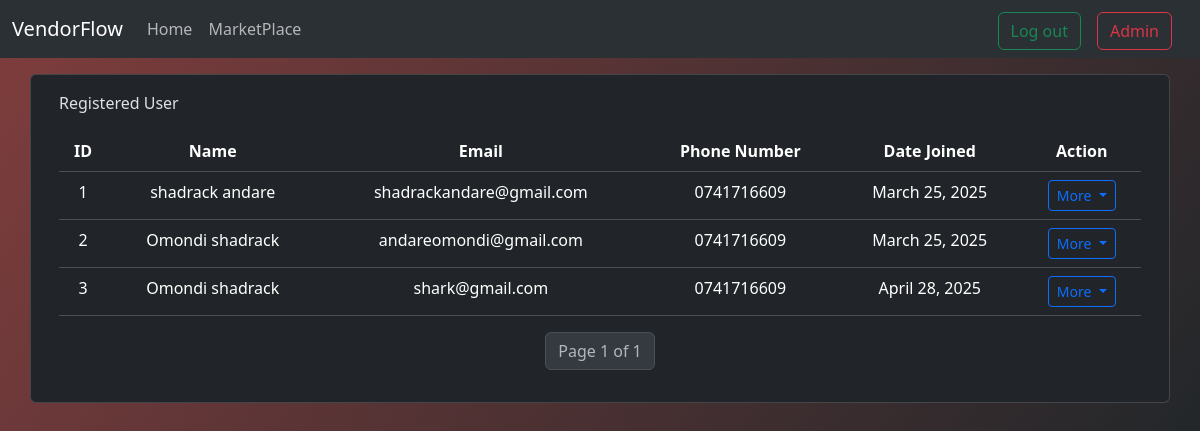
/managment/dashboard/ (signed in), run on the app's committed database.
### base/models.py (models this page shows, shortened)
class Client(AbstractBaseUser, PermissionsMixin):
    first_name = models.CharField(max_length=255)
    second_name = models.CharField(max_length=255)
    email = models.EmailField(unique=True, max_length=255)
    phone_number = models.IntegerField()
    created_on = models.DateTimeField(auto_now_add=True)
    address = models.CharField(blank=True, null=True, max_length=255, default='Jamcity')
    is_active = models.BooleanField(default=True)
    is_admin = models.BooleanField(default=False)
    is_superadmin = models.BooleanField(default=False)
    is_staff = models.BooleanField(default=False)
    objects = ClientUserManager()
    USERNAME_FIELD = 'email'
    REQUIRED_FIELDS = ['first_name', 'second_name', 'phone_number', 'address']

### managment/views.py (the view)
# urls.py: path('dashboard/', Dashboard.as_view(), name='admin-dashboard'),
class Dashboard(LoginRequiredMixin, View):
    def get(self, request):
        if not request.user.is_superuser:
            messages.error(request, 'Sorry you are not allowed to access that page')
            return redirect('home')
        nav_links = [
            {'name': 'MarketPlace', 'url_name': 'marketplace'}
        ]
        users = Client.objects.all()
        paginator = Paginator(users, 10)
        page_number = request.GET.get("page")
        page_obj = paginator.get_page(page_number)
        context = {
            'nav_links': nav_links,
            'page_obj': page_obj,
            'users': users,
                }
        return render(request, 'managment/dashboard.html', context=context)

### managment/templates/managment/dashboard.html (shortened to what this page needs)
{% extends 'base/base.html' %}
{% block content %}
{% include 'base/navbar.html' %}
<div class='container'>
  <div class='row my-3'>
      <div class="card">
        <div class="card-body">
          <p class-"card-title">Registered User</p>
          <div class="table-responsive">
            <table class="table text-center">
              <thead>
                <tr>
                  <th>ID</th>
                  <th>Name</th>
                  <th>Email</th>
                  <th>Phone Number</th>
                  <th>Date Joined</th>
                  <th>Action</th>
                </tr>
              </thead>
              <tbody>
                {% for user in page_obj %}
                <form method="post">
                  <tr>
                    <td scope="row">{{user.id}}</td>
                    <td>{{user.first_name}} {{user.second_name}}</td>
                    <td>{{user.email}}</td>
                    <td>0{{ user.phone_number }}</div>
                    <td>{{ user.created_on|date }} </td>
                    <td>
                      <div
                      class="btn-group"
                      role="group"
                      aria-label="Button group with nested dropdown"
                    >
                      <div class="btn-group" role="group">
                        <button
                          type="button"
                          class="btn btn-outline-primary btn-sm dropdown-toggle"
                          data-bs-toggle="dropdown"
                          aria-expanded="false"
                        >
                          More
                        </button>
                      </div>
                    </div>
                    </td>
                {% endfor %}
            <nav aria-label='Page Navigation'>
                <ul class="pagination justify-content-center">
                    <li class="page-item disabled">
                      <a class='page-link'>Page {{ page_obj.number }} of {{ page_obj.paginator.num_pages }}
                      </a>
                </ul>
            </nav>
          </div>
        </div>
{% endblock content %}

### static/css/styles.css (style rules this page uses)
body { background: linear-gradient(125deg, #803d3d 0%, #23272a 85%); min-height: 100vh; }

### data on the page
Client: id "1", first_name "shadrack", second_name "andare", email "shadrackandare@gmail.com", phone_number "741716609", created_on "March 25, 2025"
Client: id "2", first_name "Omondi", second_name "shadrack", email "andareomondi@gmail.com", phone_number "741716609", created_on "March 25, 2025"
Client: id "3", first_name "Omondi", second_name "shadrack", email "shark@gmail.com", phone_number "741716609", created_on "April 28, 2025"

### other printed values
{{ link.name }} "MarketPlace"
{{ page_obj.number }} "1"
{{ page_obj.paginator.num_pages }} "1"
